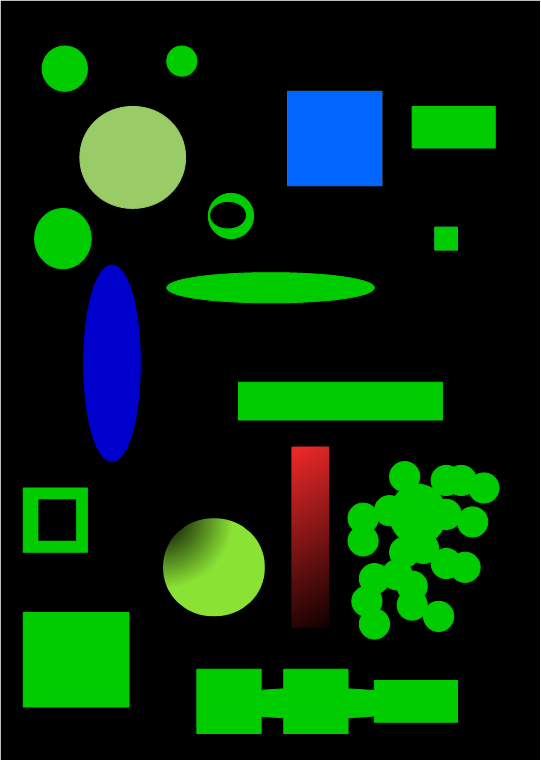
#> input picture images/detect_blob.png, 541 x 760 px, found by its file name
$ python SamWestby_7_filtering.py
#> lines starting #> are read from the running program, lines starting #| are printed output that depends on the picture
'''

'''
import cv2
import numpy as np

# img = cv2.imread("images/Cat.jpeg")
# img = cv2.imread("images/road.jpg")
img = cv2.imread("images/detect_blob.png")
#> img is the input picture: shape (760, 541, 3); mean B, G, R 14.5, 44, 8.8
# filter2D
# build a filter to blur image
blur_filter = np.ones(([3,3]),np.uint8)
# blur_filter = np.array([
#     [1, 1, 1],
#     [1, 1, 1],
#     [1, 1, 1]
# ])
blur_filter = blur_filter / 9 ## 9 is the size of the filter 3X3 and makes img just a little fuzzy
#ddepth is dimension depth , can change to 16,32 float
blur_img = cv2.filter2D(img, ddepth=-1,
        kernel=blur_filter)

# NO FILTER // BRIGHTNESS
# the only pixel that is being adjusted is the cnetral one.
# if central is 1 then no change.can brighten of dim by changing
no_filter = np.array([
    [0, 0, 0],
    [0, 1, 0],
    [0, 0, 0]
])
no_filter = no_filter    ## can divide or multiply   here or in array central value
bright_img = cv2.filter2D(img, ddepth=-1,
        kernel=no_filter)

# BLUR The larger the ksize , the blurrier, HAS to BE ODD NUMBER
# previously used a ksize of 3X3
blur_img = cv2.blur(img, ksize=(11, 11))
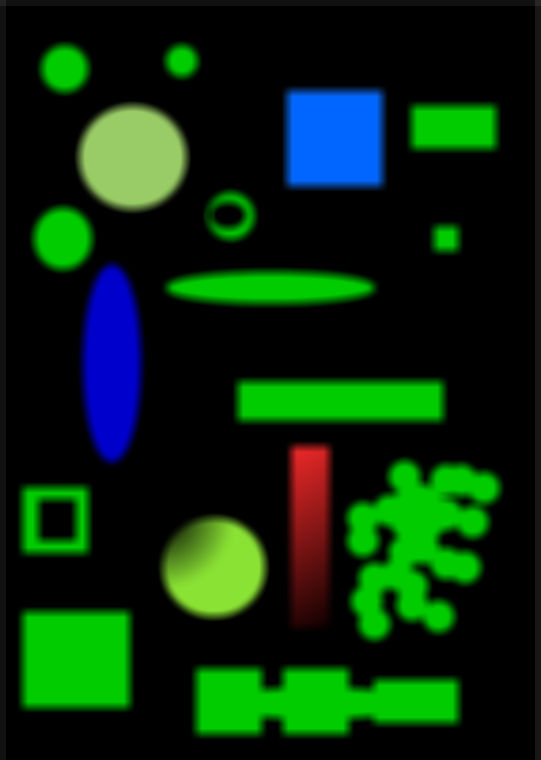
#> blur_img: shape (760, 541, 3); mean B, G, R 14, 43.5, 8.3

# GAUSSIAN BLUR sigma is how spread out the standard deviations
gaus_img = cv2.GaussianBlur(img, ksize=(11, 11),
            sigmaX=30, sigmaY=300)

# SHARPEN  make bigger difference between the central value and its neighbors
# central pixel must be greater than (-4)  Note 5 works best
sharpen_filter = np.array([
    [0, -1, 0],
    [-1, 5, -1],
    [0, -1, 0]
])
# sharpen_filter=sharpen_filter*2  #my addition
sharp_img = cv2.filter2D(img, ddepth=-1,
        kernel=sharpen_filter)
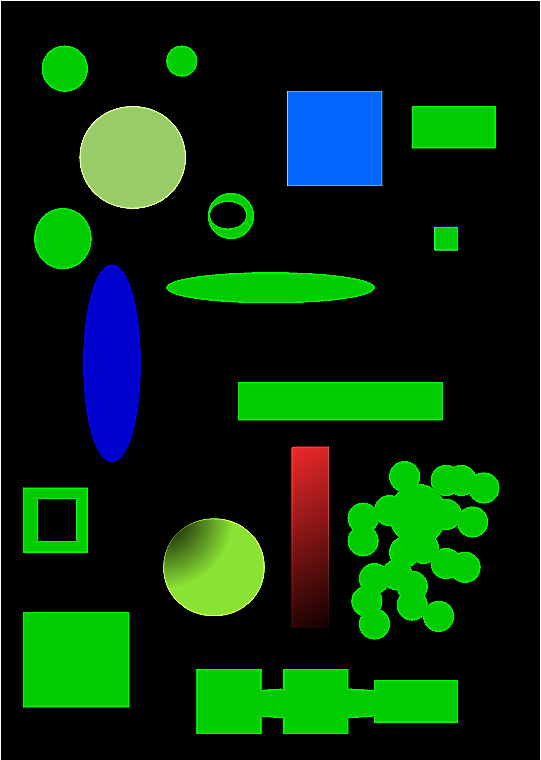
#> sharp_img: shape (760, 541, 3); mean B, G, R 14.9, 45, 9.3

# EDGE DETECTION // LAPLACIAN
# interesting, with the blob, I get greeat edges with a (1,1) array!
# 3X3 gives the whiskers only with the cat
gray_img = cv2.cvtColor(img, cv2.COLOR_BGR2GRAY)
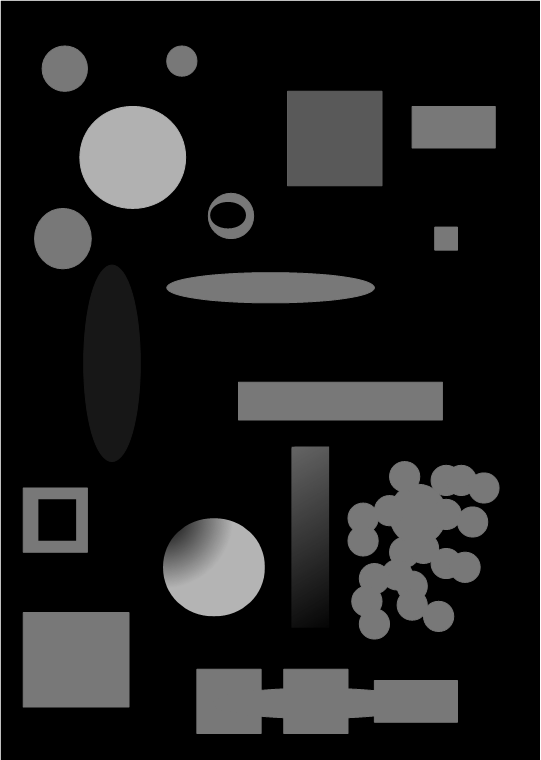
#> gray_img: shape (760, 541); min 0, max 255, mean 30.1
gray_img = cv2.GaussianBlur(img, ksize=(3, 3),
            sigmaX=1, sigmaY=1)
#> gray_img: shape (760, 541, 3)
# gray_img = cv2.GaussianBlur(img, ksize=(1, 1),
#             sigmaX=1, sigmaY=1)
edges = cv2.Laplacian(gray_img, ddepth=-1)
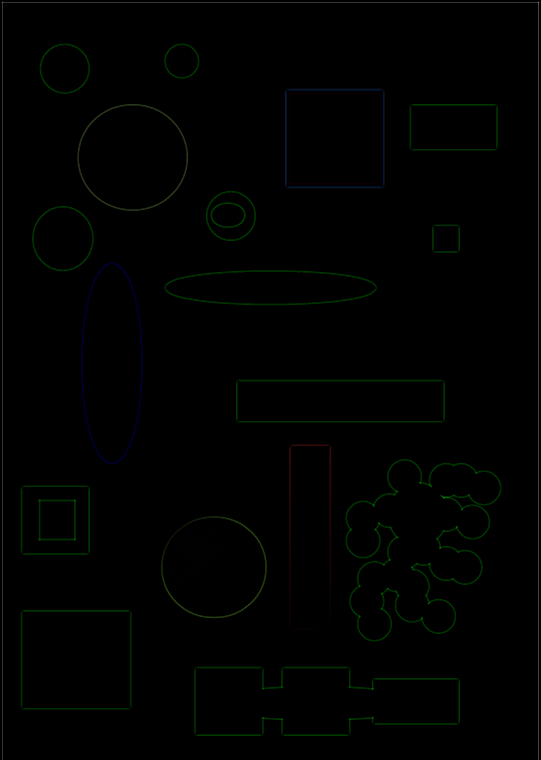
#> edges: shape (760, 541, 3); mean B, G, R 0.5, 1.4, 0.5

cv2.imshow("Cat!", img)
# cv2.imshow("Cat!!", blur_img)
# cv2.imshow("Cat_bright_image", bright_img)
cv2.imshow("Cat_gaus_image", gaus_img)
cv2.imshow("Cat_sharp_image", sharp_img)
cv2.imshow("Cat_edges_image", edges)
# cv2.imshow("Cat!", edges)
cv2.waitKey(0)
cv2.destroyAllWindows()

$ run again, with images/chessboard.png copied over images/detect_blob.png
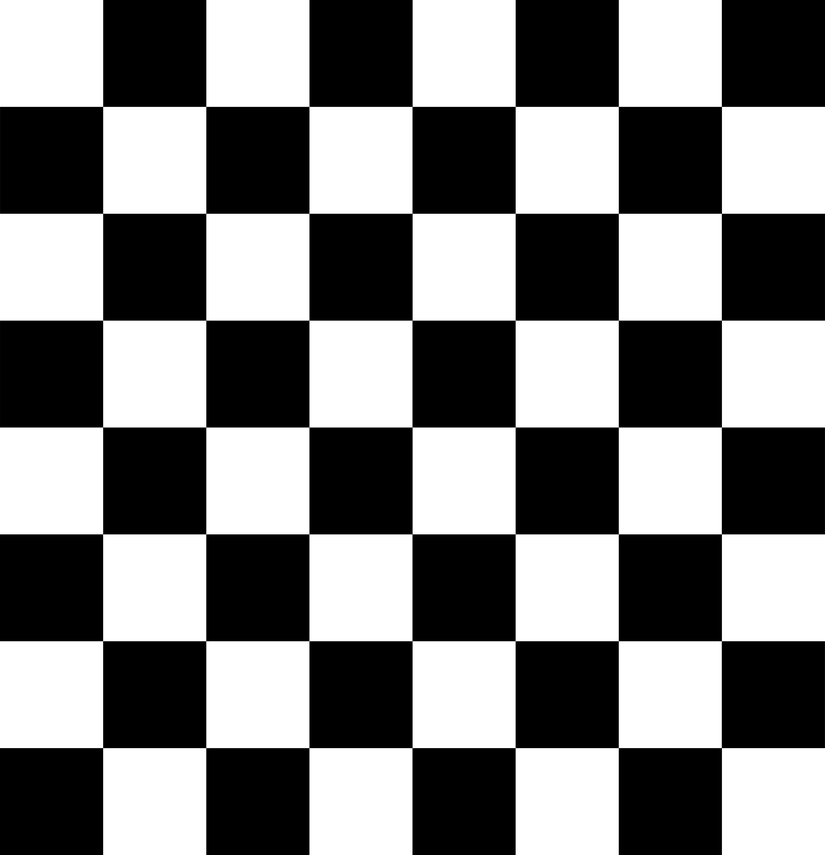
#> input picture images/chessboard.png, 825 x 855 px, shrunk from 3595 x 3723 before the run, found by its file name
#> img is the input picture: shape (855, 825, 3); min 0, max 255, mean 127.5
#> `blur_img = cv2.blur(img, ksize=(11, 11))`:
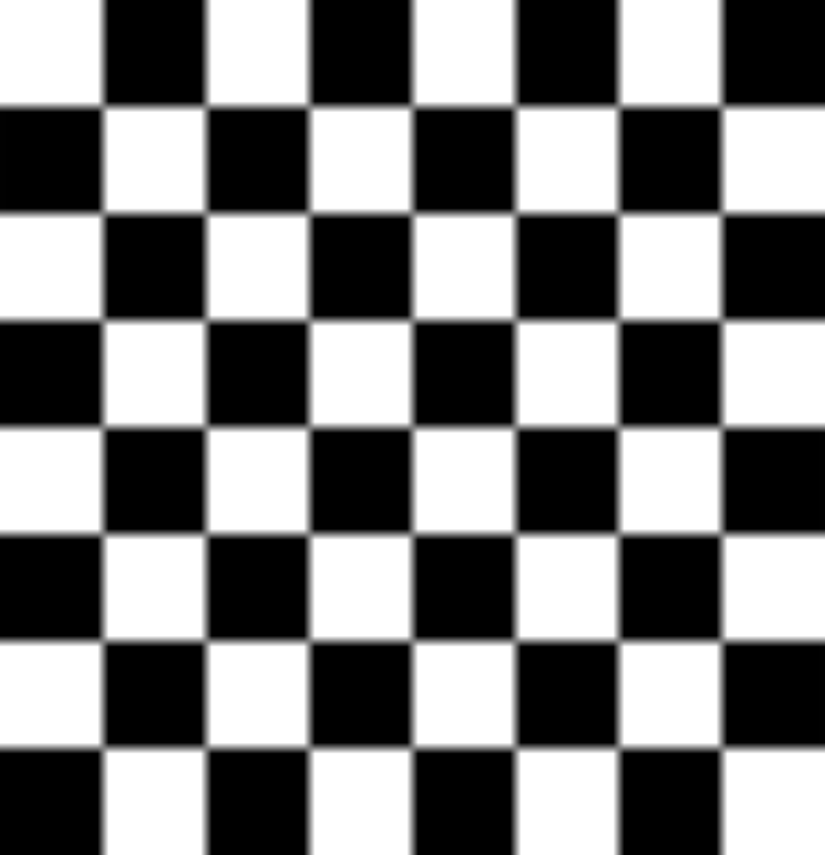
#> blur_img: shape (855, 825, 3); min 0, max 255, mean 127.5
#> `edges = cv2.Laplacian(gray_img, ddepth=-1)`:
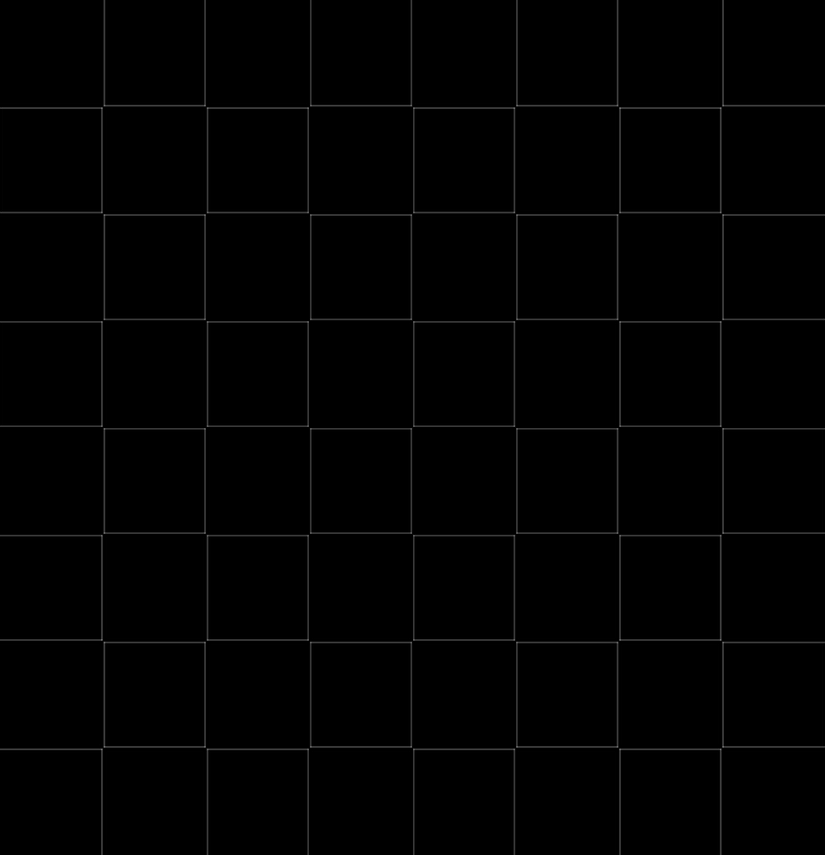
#> edges: shape (855, 825, 3); min 0, max 120, mean 1.7
